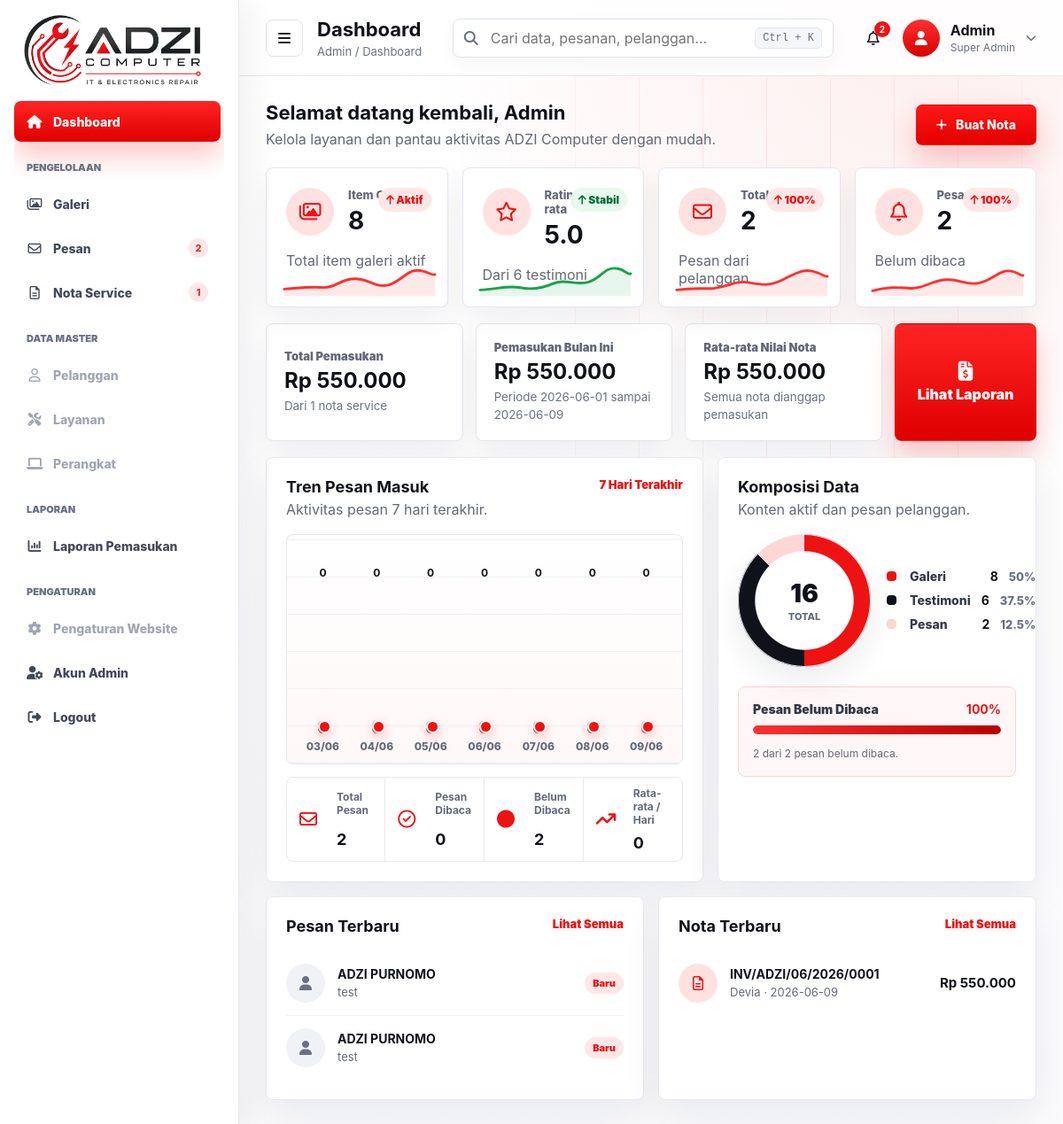
Page /admin/dashboard.php (signed in) on the committed database.
### tables this page shows
CREATE TABLE service_invoices (
  id INTEGER PRIMARY KEY AUTOINCREMENT,
  invoice_no TEXT NOT NULL UNIQUE,
  service_date DATE NOT NULL,
  customer_name TEXT NOT NULL,
  customer_phone TEXT DEFAULT '',
  customer_address TEXT DEFAULT '',
  device_type TEXT NOT NULL,
  device_model TEXT DEFAULT '',
  complaint TEXT DEFAULT '',
  discount INTEGER DEFAULT 0,
  warranty_days INTEGER DEFAULT 30,
  notes TEXT DEFAULT '',
  created_at DATETIME DEFAULT CURRENT_TIMESTAMP,
  updated_at DATETIME DEFAULT CURRENT_TIMESTAMP
);

CREATE TABLE messages (
  id INTEGER PRIMARY KEY AUTOINCREMENT,
  name TEXT NOT NULL,
  email TEXT NOT NULL,
  content TEXT NOT NULL,
  is_read INTEGER DEFAULT 0,
  created_at DATETIME DEFAULT CURRENT_TIMESTAMP
);

### inc/boot.php (called while the page is built, shortened)
<?php
function h($s){ return htmlspecialchars($s ?? '', ENT_QUOTES, 'UTF-8'); }

### admin/partials/income.php (called while the page is built, shortened)
<?php
function admin_rupiah($value): string {
  return 'Rp ' . number_format((int)$value, 0, ',', '.');
}
function admin_income_rows(PDO $pdo, ?string $startDate = null, ?string $endDate = null): array {
  $where = '';
  $params = [];
  if ($startDate && $endDate) {
    $where = 'WHERE i.service_date BETWEEN ? AND ?';
    $params = [$startDate, $endDate];
  }
  $st = $pdo->prepare("
    SELECT i.*, COALESCE(SUM(it.qty * CASE
      WHEN (it.part_price + it.service_price) > 0 THEN (it.part_price + it.service_price)
      ELSE it.unit_price
    END), 0) AS subtotal
    FROM service_invoices i
    LEFT JOIN service_invoice_items it ON it.invoice_id = i.id
    {$where}
    GROUP BY i.id
    ORDER BY i.service_date DESC, i.id DESC
  ");
  $st->execute($params);
  $rows = $st->fetchAll(PDO::FETCH_ASSOC);
  return $rows;
}
function admin_income_summary(array $rows): array {
  $total = 0;
  foreach ($rows as $row) {
    $total += (int)($row['total_income'] ?? 0);
  }
  $count = count($rows);
  return [
    'count' => $count,
    'total' => $total,
    'average' => $count > 0 ? (int)round($total / $count) : 0,
  ];
}

### admin/dashboard.php (the view, shortened to what this page needs)
<?php
require __DIR__ . '/guard.php';
require __DIR__ . '/partials/layout.php';
require __DIR__ . '/partials/income.php';
function rupiah_dashboard($value) {
  return admin_rupiah($value);
}
function admin_short_text($text, int $limit = 76): string {
  $text = trim((string)$text);
  return strlen($text) > $limit ? substr($text, 0, $limit - 3) . '...' : $text;
}
$galleryCount = (int)$pdo->query('SELECT COUNT(*) FROM gallery')->fetchColumn();
$uploadedTestimonialCount = (int)$pdo->query('SELECT COUNT(*) FROM testimonials')->fetchColumn();
$defaultTestimonialCount = count(glob(__DIR__ . '/../assets/img/gambar/testimoni*.{png,jpg,jpeg,webp}', GLOB_BRACE) ?: []);
$testimonialCount = $uploadedTestimonialCount + $defaultTestimonialCount;
$testimonialRating = $testimonialCount > 0 ? '5.0' : '0.0';
$messageCount = (int)$pdo->query('SELECT COUNT(*) FROM messages')->fetchColumn();
$unreadCount = (int)$pdo->query('SELECT COUNT(*) FROM messages WHERE is_read = 0')->fetchColumn();
$readCount = max(0, $messageCount - $unreadCount);
$messageTrendRows = $pdo->query("
  SELECT date(created_at) AS day, COUNT(*) AS total
  FROM messages
  WHERE date(created_at) >= date('now', '-6 days')
  GROUP BY date(created_at)
  ORDER BY day ASC
")->fetchAll(PDO::FETCH_KEY_PAIR);
$messageTrend = [];
$trendMax = 1;
for ($i = 6; $i >= 0; $i--) {
  $date = (new DateTimeImmutable('today'))->modify("-{$i} days");
  $key = $date->format('Y-m-d');
  $value = (int)($messageTrendRows[$key] ?? 0);
  $trendMax = max($trendMax, $value);
  $messageTrend[] = ['label' => $date->format('d/m'), 'value' => $value];
}
$totalTracked = $galleryCount + $testimonialCount + $messageCount;
$chartBase = max(1, $totalTracked);
$galleryPercent = round(($galleryCount / $chartBase) * 100, 1);
$testimonialPercent = round(($testimonialCount / $chartBase) * 100, 1);
$messagePercent = round(($messageCount / $chartBase) * 100, 1);
$unreadPercent = $messageCount > 0 ? round(($unreadCount / $messageCount) * 100) : 0;
$averagePerDay = round(array_sum(array_column($messageTrend, 'value')) / 7, 2);
$latestMessages = $pdo->query('SELECT * FROM messages ORDER BY created_at DESC LIMIT 2')->fetchAll(PDO::FETCH_ASSOC);
$latestInvoices = $pdo->query("
  SELECT i.*, COALESCE(SUM(it.qty * CASE
    WHEN (it.part_price + it.service_price) > 0 THEN (it.part_price + it.service_price)
    ELSE it.unit_price
  END), 0) AS subtotal
  FROM service_invoices i
  LEFT JOIN service_invoice_items it ON it.invoice_id = i.id
  GROUP BY i.id
  ORDER BY i.service_date DESC, i.id DESC
  LIMIT 2
")->fetchAll(PDO::FETCH_ASSOC);
$allIncomeRows = admin_income_rows($pdo);
$allIncomeSummary = admin_income_summary($allIncomeRows);
$monthStart = (new DateTimeImmutable('first day of this month'))->format('Y-m-d');
$today = (new DateTimeImmutable('today'))->format('Y-m-d');
$monthIncomeSummary = admin_income_summary(admin_income_rows($pdo, $monthStart, $today));
admin_page_start('Dashboard', 'dashboard', 'Selamat datang kembali, Admin');
?>
      <section class="admin-kpi-grid">
        <article class="admin-kpi-card">
          <div><i class="fa-regular fa-images"></i></div>
          <span>Item Galeri</span>
          <strong><?= h((string)$galleryCount) ?></strong>
          <p>Total item galeri aktif</p>
          <small class="trend up"><i class="fa-solid fa-arrow-up"></i> Aktif</small>
        </article>
        <article class="admin-kpi-card">
          <div><i class="fa-regular fa-star"></i></div>
          <span>Rating Rata-rata</span>
          <strong><?= h($testimonialRating) ?></strong>
          <p>Dari <?= h((string)$testimonialCount) ?> testimoni</p>
          <small class="trend good"><i class="fa-solid fa-arrow-up"></i> Stabil</small>
        </article>
        <article class="admin-kpi-card">
          <div><i class="fa-regular fa-envelope"></i></div>
          <span>Total Pesan</span>
          <strong><?= h((string)$messageCount) ?></strong>
          <p>Pesan dari pelanggan</p>
          <small class="trend up"><i class="fa-solid fa-arrow-up"></i> <?= h((string)$unreadPercent) ?>%</small>
        </article>
        <article class="admin-kpi-card">
          <div><i class="fa-regular fa-bell"></i></div>
          <span>Pesan Baru</span>
          <strong><?= h((string)$unreadCount) ?></strong>
          <p>Belum dibaca</p>
          <small class="trend up"><i class="fa-solid fa-arrow-up"></i> <?= h((string)$unreadPercent) ?>%</small>
        </article>
      </section>
      <section class="admin-income-strip">
        <article>
          <span>Total Pemasukan</span>
          <strong><?= h(admin_rupiah($allIncomeSummary['total'])) ?></strong>
          <small>Dari <?= h((string)$allIncomeSummary['count']) ?> nota service</small>
        </article>
        <article>
          <span>Pemasukan Bulan Ini</span>
          <strong><?= h(admin_rupiah($monthIncomeSummary['total'])) ?></strong>
          <small>Periode <?= h($monthStart) ?> sampai <?= h($today) ?></small>
        </article>
        <article>
          <span>Rata-rata Nilai Nota</span>
          <strong><?= h(admin_rupiah($allIncomeSummary['average'])) ?></strong>
          <small>Semua nota dianggap pemasukan</small>
        </article>
        <a href="reports_income.php"><i class="fa-solid fa-file-invoice-dollar"></i> Lihat Laporan</a>
      </section>
      <section class="admin-dashboard-grid">
        <article class="admin-card admin-chart-panel">
          <div class="panel-head">
            <div><h2>Tren Pesan Masuk</h2><p>Aktivitas pesan 7 hari terakhir.</p></div>
            <span>7 Hari Terakhir</span>
          </div>
          <div class="admin-line-chart" aria-label="Tren pesan masuk">
            <?php foreach($messageTrend as $item): $height = max(8, round(($item['value'] / $trendMax) * 100)); ?>
              <div class="line-point" style="--point:<?= h((string)$height) ?>%">
                <b><?= h((string)$item['value']) ?></b>
                <i></i>
                <small><?= h($item['label']) ?></small>
              </div>
            <?php endforeach; ?>
          </div>
          <div class="chart-summary-strip">
            <span><i class="fa-regular fa-envelope"></i><b>Total Pesan</b><strong><?= h((string)$messageCount) ?></strong></span>
            <span><i class="fa-regular fa-circle-check"></i><b>Pesan Dibaca</b><strong><?= h((string)$readCount) ?></strong></span>
            <span><i class="fa-solid fa-circle"></i><b>Belum Dibaca</b><strong><?= h((string)$unreadCount) ?></strong></span>
            <span><i class="fa-solid fa-arrow-trend-up"></i><b>Rata-rata / Hari</b><strong><?= h((string)$averagePerDay) ?></strong></span>
          </div>
        </article>
        <article class="admin-card admin-composition-panel">
          <div class="panel-head"><div><h2>Komposisi Data</h2><p>Konten aktif dan pesan pelanggan.</p></div></div>
          <div class="admin-donut-layout">
            <div class="admin-donut" style="--gallery:<?= h((string)$galleryPercent) ?>%;--testimonial:<?= h((string)$testimonialPercent) ?>%;" aria-label="Komposisi data dashboard">
              <span><?= h((string)$totalTracked) ?><small>Total</small></span>
            </div>
            <div class="admin-chart-legend percent">
              <span><i class="legend-red"></i>Galeri <b><?= h((string)$galleryCount) ?></b><em><?= h((string)$galleryPercent) ?>%</em></span>
              <span><i class="legend-dark"></i>Testimoni <b><?= h((string)$testimonialCount) ?></b><em><?= h((string)$testimonialPercent) ?>%</em></span>
              <span><i class="legend-soft"></i>Pesan <b><?= h((string)$messageCount) ?></b><em><?= h((string)$messagePercent) ?>%</em></span>
            </div>
          </div>
          <div class="admin-progress-block modern">
            <div><span>Pesan Belum Dibaca</span><b><?= h((string)$unreadPercent) ?>%</b></div>
            <i><span style="width:<?= h((string)$unreadPercent) ?>%"></span></i>
            <small><?= h((string)$unreadCount) ?> dari <?= h((string)$messageCount) ?> pesan belum dibaca.</small>
          </div>
        </article>
      </section>
      <section class="admin-latest-grid">
        <article class="admin-card admin-section">
          <div class="panel-head"><h2>Pesan Terbaru</h2><a href="messages.php">Lihat Semua</a></div>
          <div class="latest-list">
            <?php if(!$latestMessages): ?>
              <p class="admin-muted">Belum ada pesan masuk.</p>
            <?php else: foreach($latestMessages as $message): ?>
              <div class="latest-item">
                <span class="latest-icon"><i class="fa-solid fa-user"></i></span>
                <div>
                  <strong><?= h($message['name']) ?></strong>
                  <p><?= h(admin_short_text($message['content'])) ?></p>
                </div>
                <?php if(!$message['is_read']): ?><em>Baru</em><?php endif; ?>
              </div>
            <?php endforeach; endif; ?>
          </div>
        </article>
        <article class="admin-card admin-section">
          <div class="panel-head"><h2>Nota Terbaru</h2><a href="invoices.php">Lihat Semua</a></div>
          <div class="latest-list">
            <?php if(!$latestInvoices): ?>
              <p class="admin-muted">Belum ada nota service.</p>
            <?php else: foreach($latestInvoices as $invoice): $total = max(0, (int)$invoice['subtotal'] - (int)$invoice['discount']); ?>
              <div class="latest-item">
                <span class="latest-icon red"><i class="fa-regular fa-file-lines"></i></span>
                <div>
                  <strong><?= h($invoice['invoice_no']) ?></strong>
                  <p><?= h($invoice['customer_name']) ?> · <?= h($invoice['service_date']) ?></p>
                </div>
                <b><?= h(rupiah_dashboard($total)) ?></b>
              </div>
            <?php endforeach; endif; ?>
          </div>
        </article>
      </section>

### assets/css/base.css (style rules this page uses)
:root { --bg:#ffffff; --surface:#ffffff; --text:#11131a; --muted:#626977; --line:#e8e9ee; --soft:#f7f8fb; --red:#ef1212; --red-dark:#c90000; --red-soft:#fff0f0; --shadow:0 18px 45px rgba(15,22,40,.08); --shadow-sm:0 8px 24px rgba(15,22,40,.07); --radius:8px; --container:1110px; }
* { box-sizing:border-box }
html { scroll-behavior:smooth }
html,body { min-height:100% }
body { margin:0; font-family:Inter,system-ui,-apple-system,BlinkMacSystemFont,"Segoe UI",sans-serif; color:var(--text); background: radial-gradient(circle at 90% 8%, rgba(239,18,18,.06), transparent 34%), linear-gradient(180deg,#fff 0%,#fff 45%,#fbfbfd 100%); overflow-x:hidden; }
body::before { content:""; position:absolute; top:88px; right:0; width:min(54vw,720px); height:430px; pointer-events:none; opacity:.42; background-image: linear-gradient(90deg,transparent 0 35%,rgba(239,18,18,.16) 35% 36%,transparent 36%), linear-gradient(0deg,transparent 0 48%,rgba(239,18,18,.12) 48% 49%,transparent 49%); background-size:72px 52px; mask-image:linear-gradient(90deg,transparent,#000 22%,#000 80%,transparent); }
a { color:inherit }

### rows in the picture
service_invoices: id "1", invoice_no "INV/ADZI/06/2026/0001", customer_name "Devia", service_date "2026-06-09", total "Rp 550.000"
messages: name "ADZI PURNOMO", content "test", is_read "Baru"
messages: name "ADZI PURNOMO", content "test", is_read "Baru"

### other values in the picture
$unreadCount "2"
$invoiceCount "1"
$pageTitle "Dashboard"
$adminName "Admin"
$adminRole "Super Admin"
$subtitle ?: $pageTitle "Selamat datang kembali, Admin"
$galleryCount "8"
$testimonialRating "5.0"
$testimonialCount "6"
$messageCount "2"
$unreadPercent "100"
admin_rupiah($allIncomeSummary['total']) "Rp 550.000"
admin_rupiah($monthIncomeSummary['total']) "Rp 550.000"
$monthStart "2026-06-01"
$today "2026-06-09"
